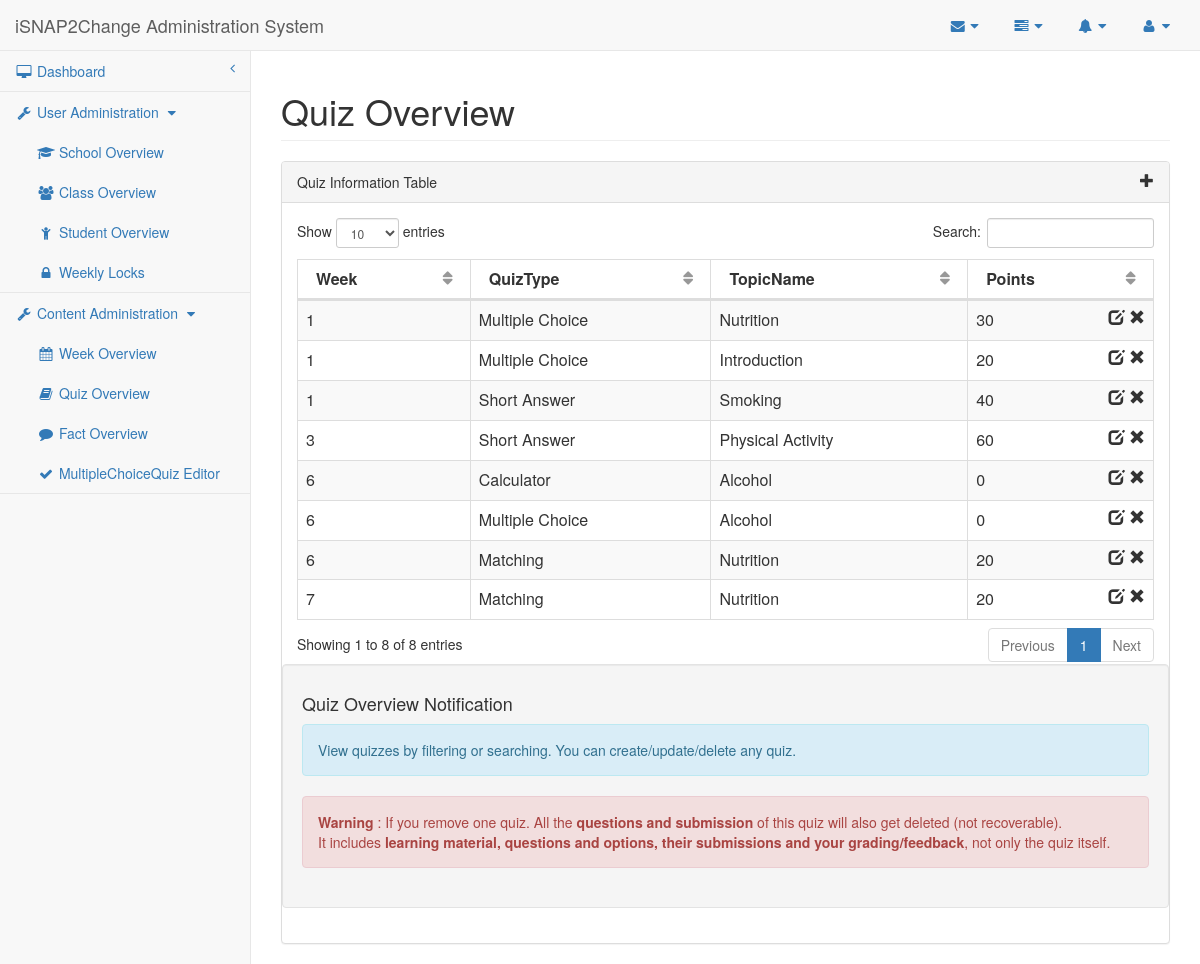
The app's page /isnap2change/researcher/quiz.php, older data.
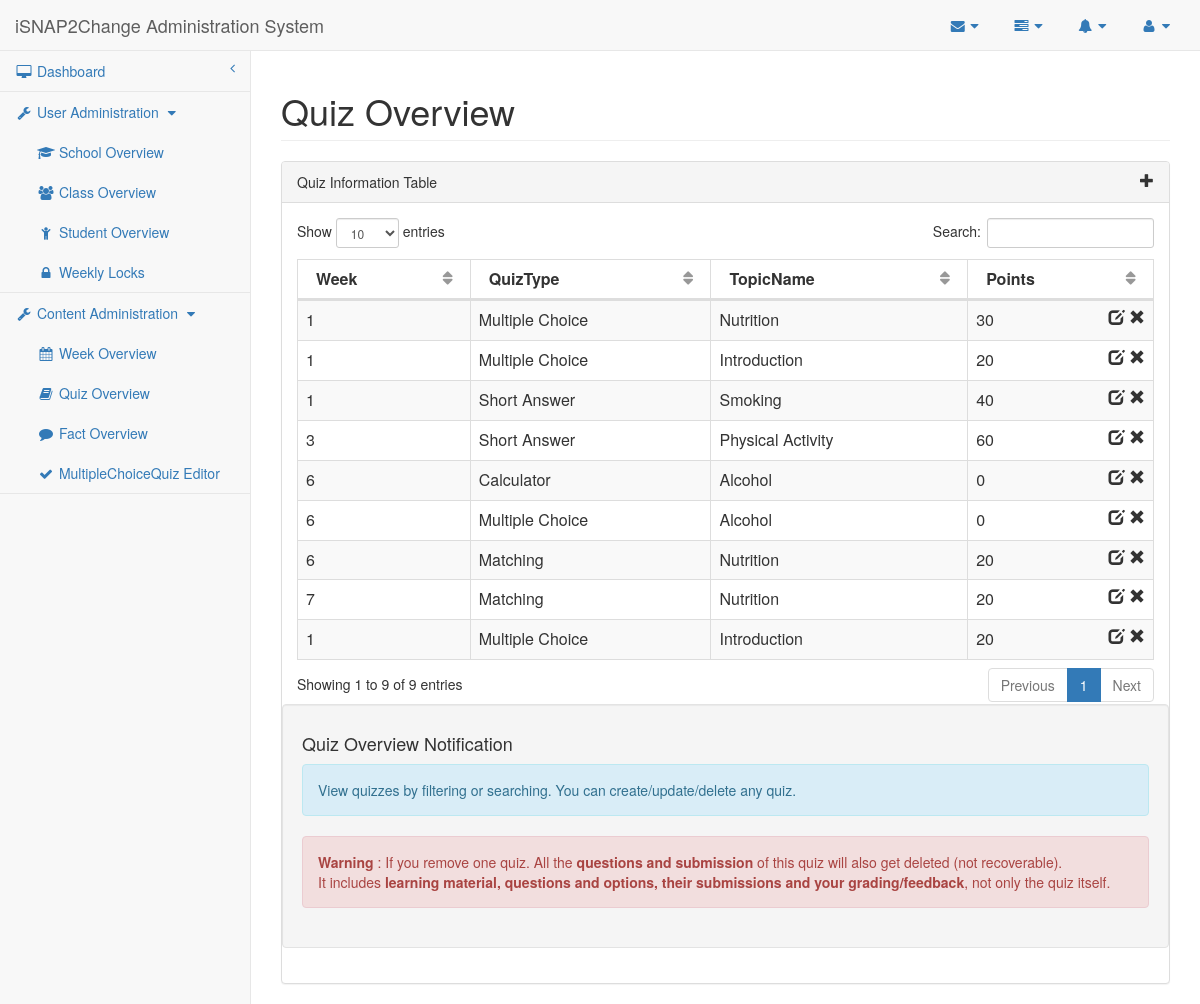
The same page, newer data.
### tables this page shows
CREATE TABLE IF NOT EXISTS `Quiz` (
    QuizID MEDIUMINT AUTO_INCREMENT,
    Week MEDIUMINT,
    QuizType ENUM('MCQ', 'SAQ', 'Matching', 'Calculator', 'Poster'),    
    TopicID MEDIUMINT,
    CONSTRAINT Quiz_QuizID_PK PRIMARY KEY (QuizID),
    CONSTRAINT Quiz_TopicID_FK FOREIGN KEY (TopicID)
        REFERENCES Topic (TopicID)
        ON DELETE CASCADE ON UPDATE CASCADE
);

CREATE TABLE IF NOT EXISTS `Topic` (
    TopicID MEDIUMINT AUTO_INCREMENT,
    TopicName VARCHAR(190) UNIQUE,
    CONSTRAINT Topic_TopicID_PK PRIMARY KEY (TopicID)
);

### isnap2change/researcher/get-quiz-points.php (called while the page is built, shortened)
<?php
    function getQuizPoints($quizid){
        $pointsBySection = array('MCQ', 'Matching', 'Calculator', 'Poster');
        $pointsByQuestion = array('SAQ');
        $conn = db_connect();
        $quizTypeSql = "SELECT QuizType
        FROM Quiz WHERE QuizID = ?";
        $quizTypeQuery = $conn->prepare($quizTypeSql);
        $quizTypeQuery->execute(array($quizid));
        $quizTypeResult = $quizTypeQuery->fetch(PDO::FETCH_OBJ);
        $quizType = $quizTypeResult->QuizType;
        if(in_array($quizType, $pointsBySection)){
            $pointsSql = "SELECT Points FROM Quiz NATURAL JOIN (SELECT QuizID, Points FROM MCQ_Section AS MCQPoints UNION SELECT QuizID , Points FROM Matching_Section AS MatchingPoints) AS QuizPoints WHERE QuizID = ?";
            $pointsQuery = $conn->prepare($pointsSql);
            $pointsQuery->execute(array($quizid));
            $pointsResult = $pointsQuery->fetch(PDO::FETCH_OBJ);
            if($pointsResult != null)
                $points = $pointsResult->Points;
            else $points = 0;
        } else if(in_array($quizType, $pointsByQuestion)){
            $pointsSql = "SELECT SUM(Points) AS SumPoints FROM Quiz NATURAL JOIN SAQ_Section NATURAL JOIN SAQ_Question WHERE QuizID = ?";
            $pointsQuery = $conn->prepare($pointsSql);
            $pointsQuery->execute(array($quizid));
            $pointsResult = $pointsQuery->fetch(PDO::FETCH_OBJ);
            $points = $pointsResult->SumPoints;
        }
        return $points;
    }
?>

### isnap2change/researcher/quiz.php (the view, shortened to what the changed rows need)
<?php
    require_once("/get-quiz-points.php");
    $conn = db_connect();
    $columnName = array('QuizID','Week','QuizType','TopicName','Points');
    $quizSql = "SELECT QuizID, Week, QuizType, TopicName
               FROM Quiz NATURAL JOIN Topic";
    $quizQuery = $conn->prepare($quizSql);
    $quizQuery->execute();
    $quizResult = $quizQuery->fetchAll(PDO::FETCH_OBJ);
?>
<!DOCTYPE html>
<html lang="en">
<head>
    <link href="../bower_components/bootstrap/dist/css/bootstrap.min.css" rel="stylesheet">
    <link href="../bower_components/metisMenu/dist/metisMenu.min.css" rel="stylesheet">
    <link href="../bower_components/datatables-plugins/integration/bootstrap/3/dataTables.bootstrap.css" rel="stylesheet">
    <link href="../dist/css/sb-admin-2.css" rel="stylesheet">
    <link href="../bower_components/font-awesome/css/font-awesome.min.css" rel="stylesheet" type="text/css">
</head>
<body>
    <div id="wrapper">
        <div w3-include-html="navigation.html"></div>
        <div id="page-wrapper">
            <div class="row">
                <div class="col-lg-12">
                    <h1 class="page-header">Quiz Overview</h1>
                </div>
            </div>
            <div class="row">
                <div class="col-lg-12">
                    <div class="panel panel-default">
                        <div class="panel-body">
                            <div class="dataTable_wrapper">
                                <table class="table table-striped table-bordered table-hover" id="datatables">
                                    <thead>
                                        <tr>
                                        <?php for($i=0; $i<count($columnName); $i++) {
                                            if ($i==0){?>
                                            <th style="display:none"><?php echo $columnName[$i]; ?></th>
                                            <?php } else {?>
                                            <th><?php echo $columnName[$i]; ?></th>
                                        <?php }
                                        }?>
                                        </tr>
                                    </thead>
                                    <tbody>
                                    <?php for($i=0; $i<count($quizResult); $i++) {?>
                                        <tr class="<?php if($i % 2 == 0){echo "odd";} else {echo "even";} ?>">
                                            <td><?php echo $quizResult[$i]->Week ?></td>
                                            <td><?php if($quizResult[$i]->QuizType=='MCQ') {echo 'Multiple Choice';} else if($quizResult[$i]->QuizType=='SAQ') {echo 'Short Answer';} else {echo $quizResult[$i]->QuizType;} ?></a></td>
                                            <td><?php echo $quizResult[$i]->TopicName ?></td>
                                            <td><?php echo getQuizPoints($quizResult[$i]->QuizID); ?><span class="glyphicon glyphicon-remove pull-right" aria-hidden="true"></span><span class="pull-right" aria-hidden="true">&nbsp;</span><span class="glyphicon glyphicon-edit pull-right" data-toggle="modal" data-target="#dialog" aria-hidden="true"></span></td>
                                        </tr>
                                    <?php } ?>
                                    </tbody>
                                </table>
                            </div>
                            <div class="well row">
                                <h4>Quiz Overview Notification</h4>
                                <div class="alert alert-info">
                                </div>
                                <div class="alert alert-danger">
                                </div>
                            </div>
                        </div>
                    </div>
                </div>
            </div>
        </div>
    </div>
</body>
</html>

Row changes from the older to the newer data that the page shows:
added quiz: Week "1", QuizType "Multiple Choice", TopicID.TopicName "Introduction", QuizID "20"
Text that changed along with them:
text written by a page script: "Show entries Search: Showing 1 to 8 of 8 entries Previous 1 Next" → "Show entries Search: Showing 1 to 9 of 9 entries Previous 1 Next"
